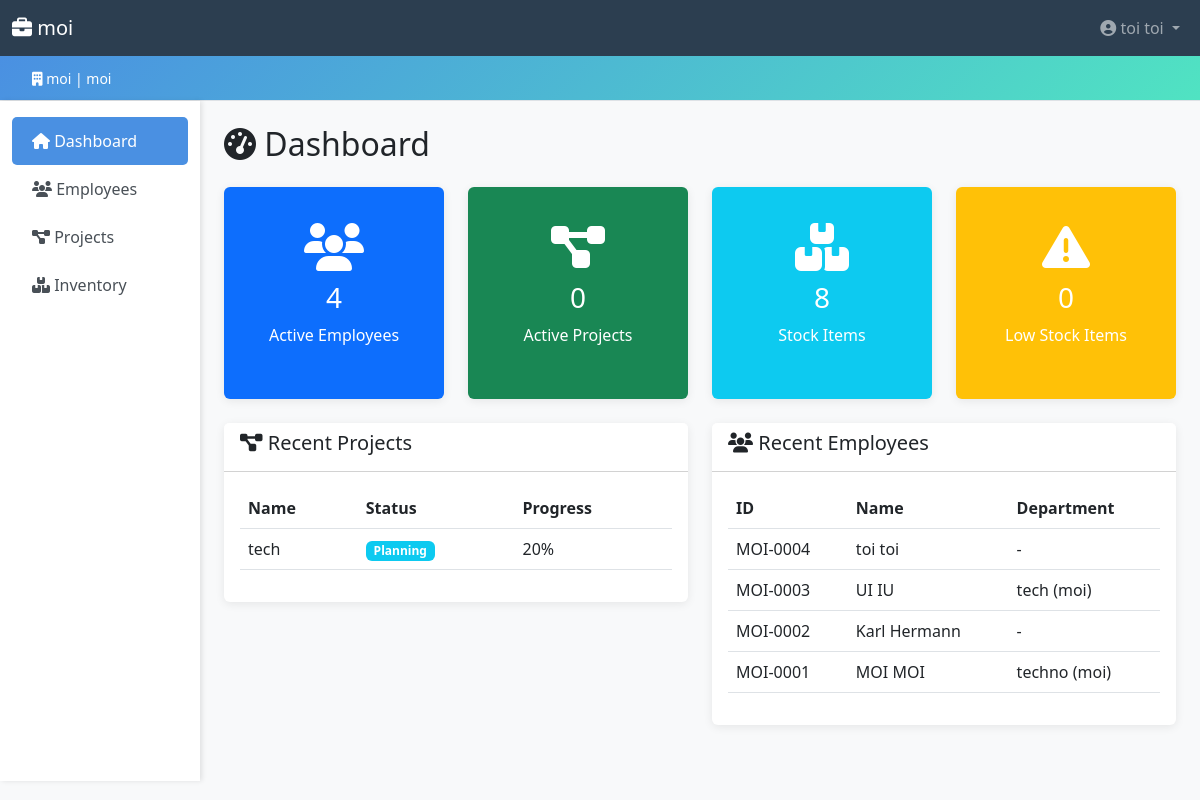
/core/dashboard/ (signed in), run on an earlier commit of the app's database.
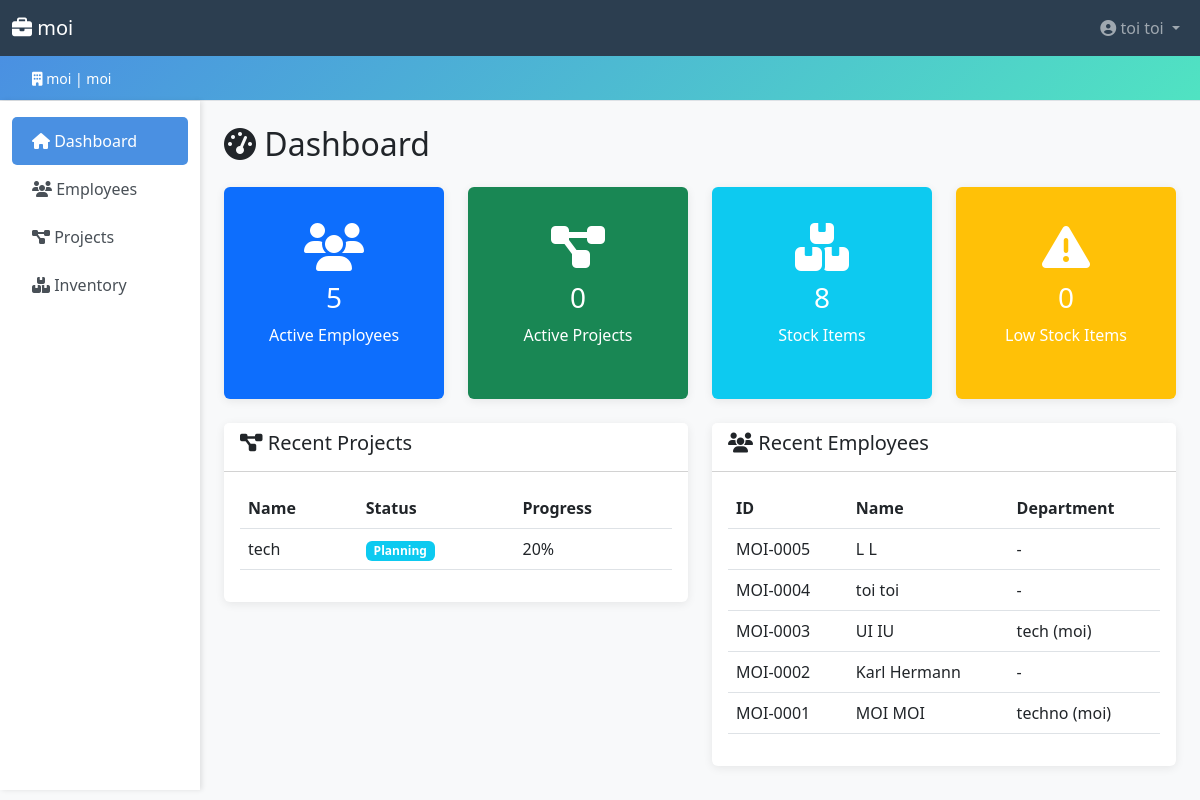
And on a later commit of the database.
### projects/models.py (models this page shows, shortened)
class Project(models.Model):
    STATUS_CHOICES = [
        ('planning', 'Planning'),
        ('in_progress', 'In Progress'),
        ('on_hold', 'On Hold'),
        ('completed', 'Completed'),
        ('cancelled', 'Cancelled'),
    ]
    PRIORITY_CHOICES = [
        ('low', 'Low'),
        ('medium', 'Medium'),
        ('high', 'High'),
        ('critical', 'Critical'),
    ]
    company = models.ForeignKey(
        'accounts.Company',
        on_delete=models.CASCADE,
        related_name='projects'
    )
    name = models.CharField(max_length=200)
    description = models.TextField(blank=True)
    status = models.CharField(max_length=20, choices=STATUS_CHOICES, default='planning')
    priority = models.CharField(max_length=20, choices=PRIORITY_CHOICES, default='medium')
    manager = models.ForeignKey(
        'employees.Employee',
        on_delete=models.SET_NULL,
        null=True,
        blank=True,
        related_name='managed_projects'
    )
    team_members = models.ManyToManyField(
        'employees.Employee',
        related_name='projects',
        blank=True
    )
    budget = models.DecimalField(
        max_digits=12,
        decimal_places=2,
        validators=[MinValueValidator(0)]
    )
    start_date = models.DateField()
    end_date = models.DateField()
    completion_percentage = models.IntegerField(
        default=0,
        validators=[MinValueValidator(0), MaxValueValidator(100)]
    )
    created_by = models.ForeignKey(
        settings.AUTH_USER_MODEL,
        on_delete=models.SET_NULL,
        null=True,
        related_name='created_projects'
    )
    created_at = models.DateTimeField(auto_now_add=True)
    updated_at = models.DateTimeField(auto_now=True)
    class Meta:
        unique_together = ['company', 'name']
        ordering = ['-created_at']

### employees/models.py (models this page shows, shortened)
class Employee(models.Model):
    ROLE_CHOICES = [
        ('manager', 'Manager'),
        ('developer', 'Developer'),
        ('designer', 'Designer'),
        ('analyst', 'Analyst'),
        ('engineer', 'Engineer'),
        ('intern', 'Intern'),
        ('hr', 'Human Resource'),
        ('accountant', 'Accountant'),
        ('secretary', 'Secretary'),
        ('other', 'Other'),
    ]
    STATUS_CHOICES = [
        ('active', 'Active'),
        ('inactive', 'Inactive'),
        ('on_leave', 'On Leave'),
        ('terminated', 'Terminated'),
    ]
    company = models.ForeignKey(
        'accounts.Company', on_delete=models.CASCADE, related_name='employees'
    )
    user = models.OneToOneField(
        settings.AUTH_USER_MODEL, on_delete=models.CASCADE, related_name='employee_profile'
    )
    employee_id = models.CharField(max_length=20)
    department = models.ForeignKey(
        Department, on_delete=models.SET_NULL, null=True, blank=True, related_name='employees'
    )
    role = models.CharField(max_length=20, choices=ROLE_CHOICES, default='other')
    status = models.CharField(max_length=20, choices=STATUS_CHOICES, default='active')
    date_of_birth = models.DateField(null=True, blank=True)
    date_joined = models.DateField()
    salary = models.DecimalField(
        max_digits=10, decimal_places=2, validators=[MinValueValidator(0)], default=0
    )
    photo = models.ImageField(upload_to='employees/', blank=True, null=True)
    created_at = models.DateTimeField(auto_now_add=True)
    updated_at = models.DateTimeField(auto_now=True)
    class Meta:
        unique_together = ['company', 'employee_id']
        ordering = ['-created_at']

class Department(models.Model):
    company = models.ForeignKey(
        'accounts.Company', on_delete=models.CASCADE, related_name='departments'
    )
    name = models.CharField(max_length=100)
    description = models.TextField(blank=True)
    created_at = models.DateTimeField(auto_now_add=True)
    class Meta:
        unique_together = ['company', 'name']
        ordering = ['name']
    def __str__(self):
        return f"{self.name} ({self.company.name})"

### accounts/models.py (models this page shows, shortened)
class User(AbstractUser):
    username = None  # Remove username, use email instead
    email = models.EmailField(unique=True)
    company = models.ForeignKey(Company, on_delete=models.CASCADE, related_name='users', null=True, blank=True)
    phone = models.CharField(max_length=20, blank=True)
    department = models.CharField(max_length=100, blank=True)
    position = models.CharField(max_length=100, blank=True)
    is_company_admin = models.BooleanField(default=False)
    USERNAME_FIELD = 'email'
    REQUIRED_FIELDS = ['first_name', 'last_name']
    objects = CustomUserManager()
    class Meta:
        ordering = ['email']

class Company(models.Model):
    company_id = models.UUIDField(default=uuid.uuid4, editable=False, unique=True)
    name = models.CharField(max_length=200)
    domain = models.CharField(max_length=200, unique=True)
    company_password = models.CharField(max_length=128)
    contact_email = models.EmailField()
    contact_phone = models.CharField(max_length=20, blank=True)
    address = models.TextField(blank=True)
    subscription_plan = models.CharField(
        max_length=20,
        choices=[
            ('free', 'Free'),
            ('basic', 'Basic'),
            ('premium', 'Premium'),
            ('enterprise', 'Enterprise'),
        ],
        default='free'
    )
    is_active = models.BooleanField(default=True)
    created_at = models.DateTimeField(auto_now_add=True)
    updated_at = models.DateTimeField(auto_now=True)
    class Meta:
        verbose_name_plural = "Companies"
        ordering = ['name']

### core/views.py (the view)
# urls.py: path('dashboard/', views.dashboard, name='dashboard'),
@login_required
def dashboard(request):
    company = request.user.company
    total_employees = Employee.objects.filter(company=company, status='active').count()
    total_projects = Project.objects.filter(company=company).count()
    active_projects = Project.objects.filter(company=company, status='in_progress').count()
    total_stock_items = Stock.objects.filter(company=company).count()
    low_stock_items = Stock.objects.filter(company=company, quantity__lte=F('reorder_level')).count()
    recent_projects = Project.objects.filter(company=company).order_by('-created_at')[:5]
    recent_employees = Employee.objects.filter(company=company).select_related('user').order_by('-created_at')[:5]
    context = {
        'company': company,
        'total_employees': total_employees,
        'total_projects': total_projects,
        'active_projects': active_projects,
        'total_stock_items': total_stock_items,
        'low_stock_items': low_stock_items,
        'recent_projects': recent_projects,
        'recent_employees': recent_employees,
    }
    return render(request, 'core/dashboard.html', context)

### accounts/context_processors.py (called while the page is built)
def company_context(request):
    company = None
    is_company_admin = False
    user = getattr(request, 'user', None)
    if user and user.is_authenticated:
        company = user.company
        is_company_admin = user.is_company_admin
    return {
        'company': company,
        'is_company_admin': is_company_admin,
    }

### templates/core/dashboard.html
{% extends 'core/base.html' %}
{% block content %}
<h2 class="mb-4"><i class="fas fa-tachometer-alt"></i> Dashboard</h2>
<div class="row mb-4">
    <div class="col-md-3">
        <div class="card stat-card bg-primary text-white">
            <div class="card-body">
                <i class="fas fa-users"></i>
                <h3>{{ total_employees }}</h3>
                <p>Active Employees</p>
            </div>
        </div>
    </div>
    <div class="col-md-3">
        <div class="card stat-card bg-success text-white">
            <div class="card-body">
                <i class="fas fa-project-diagram"></i>
                <h3>{{ active_projects }}</h3>
                <p>Active Projects</p>
            </div>
        </div>
    </div>
    <div class="col-md-3">
        <div class="card stat-card bg-info text-white">
            <div class="card-body">
                <i class="fas fa-boxes"></i>
                <h3>{{ total_stock_items }}</h3>
                <p>Stock Items</p>
            </div>
        </div>
    </div>
    <div class="col-md-3">
        <div class="card stat-card bg-warning text-white">
            <div class="card-body">
                <i class="fas fa-exclamation-triangle"></i>
                <h3>{{ low_stock_items }}</h3>
                <p>Low Stock Items</p>
            </div>
        </div>
    </div>
</div>
<div class="row">
    <div class="col-md-6">
        <div class="card">
            <div class="card-header bg-white">
                <h5><i class="fas fa-project-diagram"></i> Recent Projects</h5>
            </div>
            <div class="card-body">
                <div class="table-responsive">
                    <table class="table table-hover">
                        <thead>
                            <tr>
                                <th>Name</th>
                                <th>Status</th>
                                <th>Progress</th>
                            </tr>
                        </thead>
                        <tbody>
                            {% for project in recent_projects %}
                            <tr>
                                <td>{{ project.name }}</td>
                                <td><span class="badge bg-info">{{ project.get_status_display }}</span></td>
                                <td>{{ project.completion_percentage }}%</td>
                            </tr>
                            {% empty %}
                            <tr><td colspan="3" class="text-center">No projects yet</td></tr>
                            {% endfor %}
                        </tbody>
                    </table>
                </div>
            </div>
        </div>
    </div>
    <div class="col-md-6">
        <div class="card">
            <div class="card-header bg-white">
                <h5><i class="fas fa-users"></i> Recent Employees</h5>
            </div>
            <div class="card-body">
                <div class="table-responsive">
                    <table class="table table-hover">
                        <thead>
                            <tr>
                                <th>ID</th>
                                <th>Name</th>
                                <th>Department</th>
                            </tr>
                        </thead>
                        <tbody>
                            {% for employee in recent_employees %}
                            <tr>
                                <td>{{ employee.employee_id }}</td>
                                <td>{{ employee.user.get_full_name }}</td>
                                <td>{{ employee.department|default:"-" }}</td>
                            </tr>
                            {% empty %}
                            <tr><td colspan="3" class="text-center">No employees yet</td></tr>
                            {% endfor %}
                        </tbody>
                    </table>
                </div>
            </div>
        </div>
    </div>
</div>
{% endblock %}

What changed in the data, as far as the page shows it:
added Employee: employee_id "MOI-0005", user.get_full_name "L L", department "-"
Also different on the page:
{{ total_employees }}: "4" → "5"
